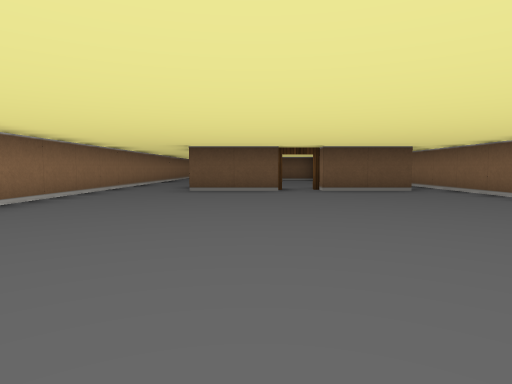
view 1 (above)

22 first-person views from a walk through a cub3D ray-caster map. The camera is about half as high as the walls, tilts 4° down and sees 75° across. The floor is counted in squares. Each view is taken from the middle of a square. On the plan, view 1 faces up. The plan holds only what a view shows up to about 9 squares ahead; the rest is blank.

view 2
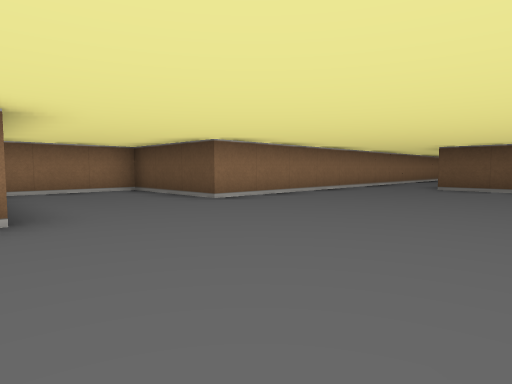

view 3
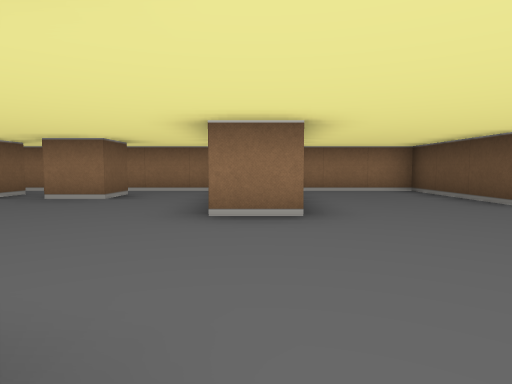

view 4
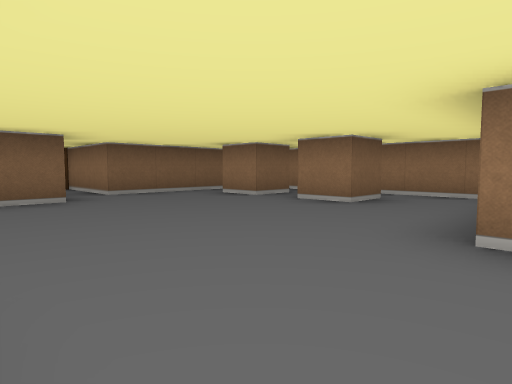

view 5
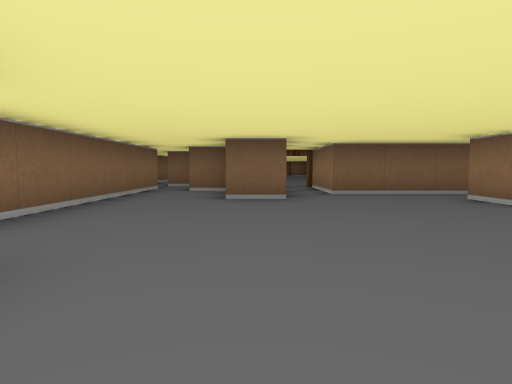

view 6
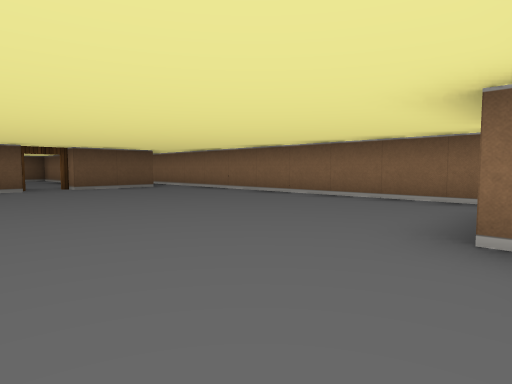

view 7
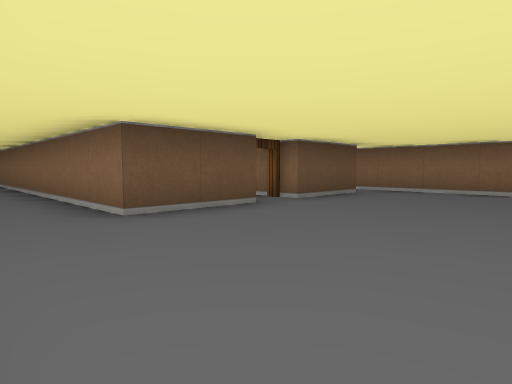

view 8
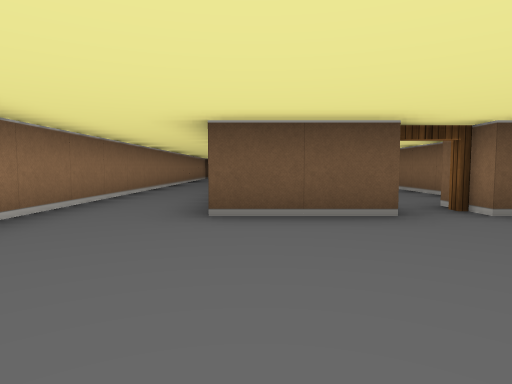

view 9
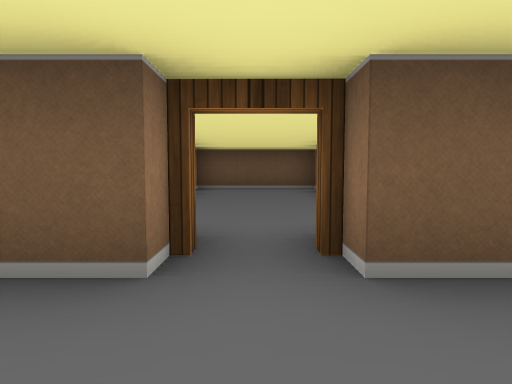

view 10
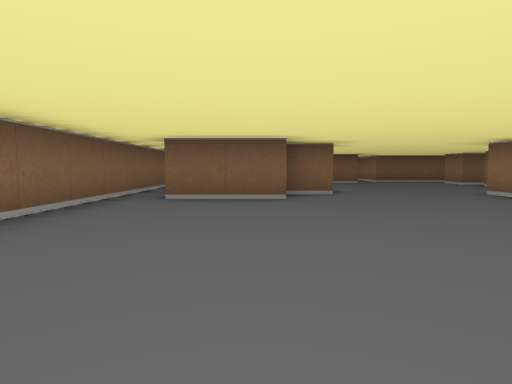

view 11
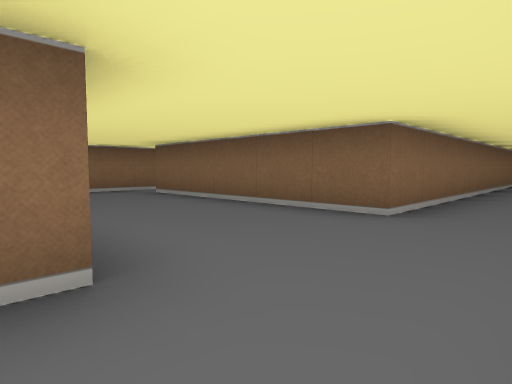

view 12
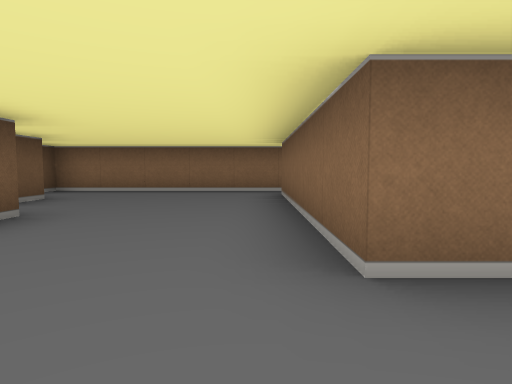

view 13
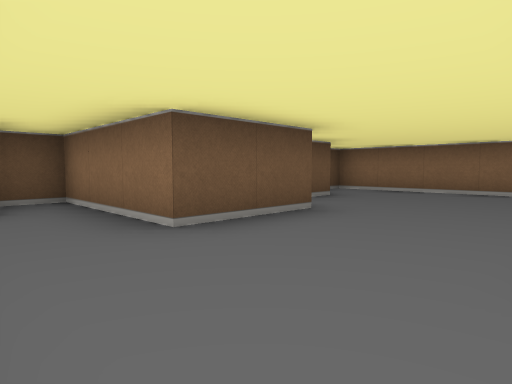

view 14
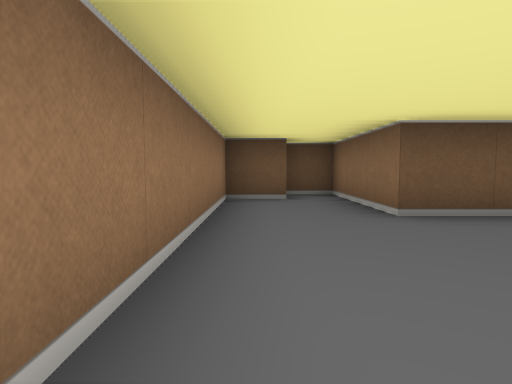

view 15
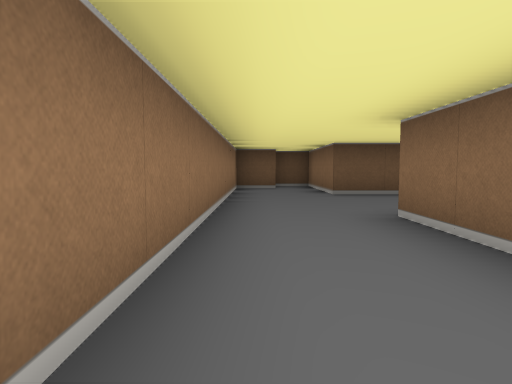

view 16
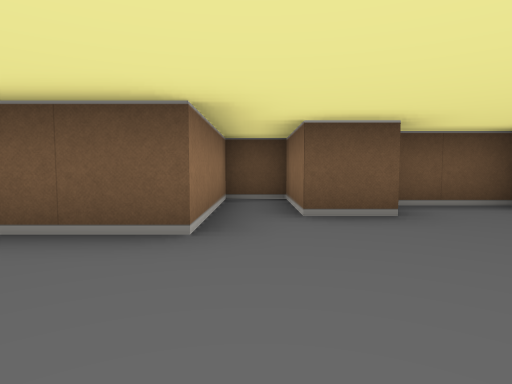

view 17
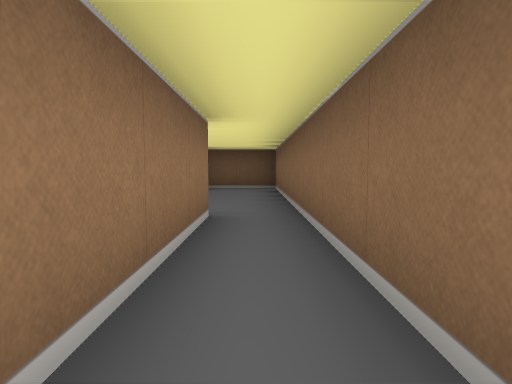

view 18
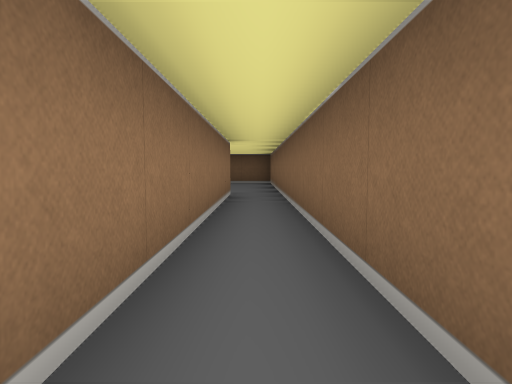

view 19
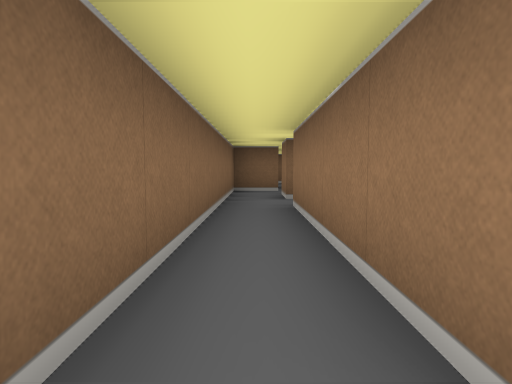

view 20
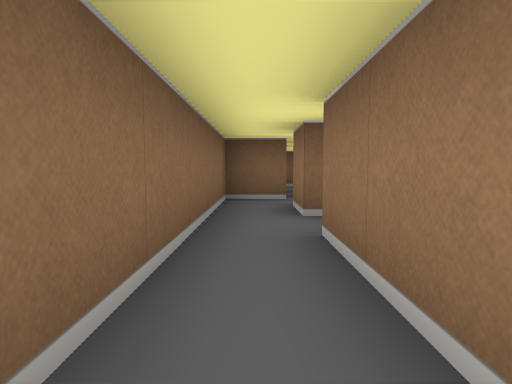

view 21
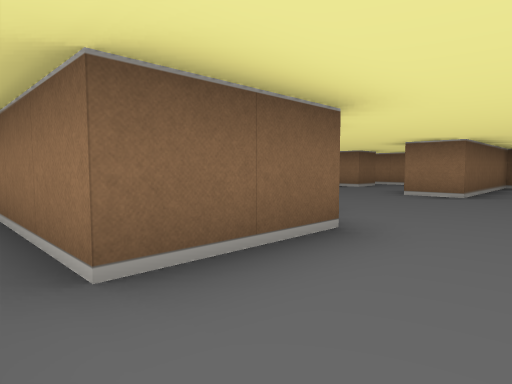

view 22
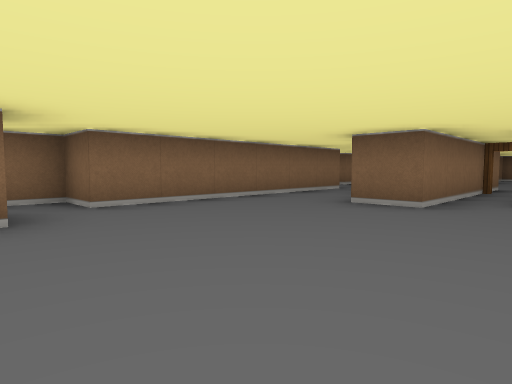

### Floor plan
Points are (right, up) in squares from view 1. A wall is a line through its corners. A room is listed if a view was taken in it or the views show most of it. See-through windows are left out.
Room 1 (views 1, 2, 3, 4, 5, 6, 7, 8, 9, 10, 12, 13, 14, 15, 17, 18, 19, 21, 22)
walls: (1.4, -0.5) (3.5, -0.5); (0.4, -1.5) (1.5, -1.5); (0.5, 7.5) (-1.5, 7.5) (-1.5, 15.5); (4.5, -0.5) (4.5, 15.5); (-6.5, -2) (-6.5, -4); (-5.6, -3.5) (-4.5, -3.5) (-4.5, -4.5); (3.6, 7.5) (1.5, 7.5); (-5.5, -5.5) (-4.5, -5.5) (-4.5, -6.5); (-6.5, -5.8) (-6.5, -6.4); (-5.4, -7.5) (-2.5, -7.5) (-2.5, -10.1); (-0.4, -8.5) (0.5, -8.5); (1.5, -9.5) (1.5, -3.5) (2.5, -3.5) (2.5, -2.8); (-1.5, -10) (-1.5, -6.5) (-0.5, -6.5); (3.5, 15.5) (3.5, 9.6); (-3.5, 16.5) (-3.5, 2.5) (-6.5, 2.5) (-6.5, -0.5) (-2.5, -0.5) (-2.5, -1.5)
ways out: opening at (-2.5, 15.5) to room 2; opening at (4, 15) to room 2; opening at (4, 0) to room 3; open door at (1, 8) to room 4; open door at (-2, -10)
Room 2 (views 11, 16)
walls: (2.6, 19.5) (1.5, 19.5) (1.5, 21.5) (0.5, 21.5) (0.5, 18.5) (-1.5, 18.5) (-1.5, 21.5) (-2.5, 21.5); (-1.5, 15.5) (3.5, 15.5); (-2.4, 20.5) (-3.5, 20.5) (-3.5, 16.5); (4.5, 15.5) (4.5, 20.5) (2.8, 20.5)
ways out: opening at (-2.5, 15.5) to room 1; opening at (4, 15) to room 1
Room 3 (view 20)
walls: (3.5, -5.5) (3.5, -6.5); (3.5, -0.5) (3.5, -4.5); (3.4, -7.5) (4.5, -7.5) (4.5, -0.5)
ways out: opening at (4, 0) to room 1; opening at (3, -8)
Room 4 (no view inside)
walls: (2.5, 10.2) (2.5, 12.2); (2.5, 14.5) (-0.5, 14.5)
ways out: open door at (1, 8) to room 1

Where each view was taken, in squares from view 1:
view 1: 0 up, 0 right, facing up
view 2: 1 down, 1 right, facing up-left
view 3: 1 down, 1 right, facing left
view 4: 1 down, 0 right, facing down-left
view 5: 1 down, 1 left, facing down
view 6: 1 down, 1 left, facing up-right
view 7: 4 up, 3 left, facing up-right
view 8: 4 up, 1 left, facing up
view 9: 6 up, 1 right, facing up
view 10: 5 up, 2 right, facing down
view 11: 19 up, 3 left, facing down-right
view 12: 16 up, 3 left, facing right
view 13: 16 up, 3 left, facing up-right
view 14: 15 up, 3 left, facing up
view 15: 12 up, 3 left, facing up
view 16: 16 up, 1 right, facing up
view 17: 12 up, 4 right, facing up
view 18: 9 up, 4 right, facing up
view 19: 0 up, 4 right, facing down
view 20: 2 down, 4 right, facing down
view 21: 1 up, 4 right, facing down-left
view 22: 2 down, 3 left, facing down-right
